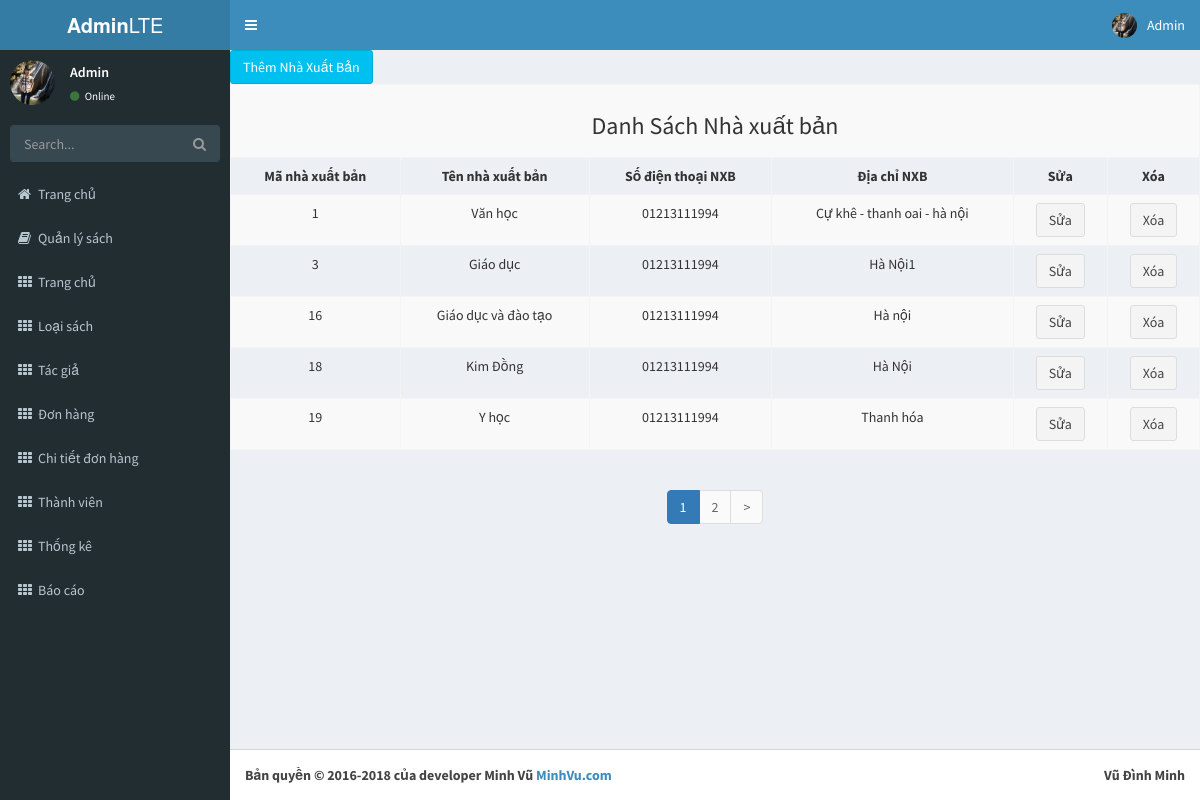
The page /admin/admin.php?sk=nhaxuatban (signed in) on the database its author committed.
### tables this page shows
CREATE TABLE `nhaxuatban` (
  `id_nxb` int(11) NOT NULL,
  `TenNXB` varchar(200) NOT NULL,
  `SDTNXB` varchar(12) NOT NULL,
  `DiaChiNXB` varchar(200) NOT NULL
);

### admin/admin.php (called while the page is built)
<?php
    include_once 'controller/c_admin.php';
?>

### admin/controller/c_nha_xuat_ban.php (called while the page is built, shortened)
<?php
    Class C_nha_xuat_ban{
        function Hien(){
            if (!isset($_GET['page'])){
                $page = 1;
            }
            else{
                $page = $_GET['page'];
            }
            $hien_nha_xuat_ban = new M_database();
            $row1=$hien_nha_xuat_ban->GetAllpt('nhaxuatban', 5, $page);
            include_once 'view/v_nha_xuat_ban.php';
            $hien_nha_xuat_ban->PhanTrangLoai('nhaxuatban', 5, $page);
        }
    }
    $hien = new C_nha_xuat_ban();
    $method = isset($_GET['method'])?$_GET['method']:'Hien';
    $hien->$method();

### admin/view/v_nha_xuat_ban.php (the view, shortened to what this page needs)
<input type="button" data-page="<?php echo $page ?>" class="sua_nha_xuat_ban btn btn-info" data-toggle="modal" data-target="#myModal" value="Thêm Nhà Xuất Bản">
<div class="row">
<div  class="col-lg-12 col-md-12 col-sm-12 col-xs-12">
    <div class="table_nha_xuat_ban">
        <table style="text-align: center" class="table table-hover table-bordered table-striped" >
            <tr><td colspan="6"><h3>Danh Sách Nhà xuất bản</h3></td></tr>
            <tr >
                <th style="text-align: center">Mã nhà xuất bản</th>
                <th style="text-align: center">Tên nhà xuất bản</th>
                <th style="text-align: center">Số điện thoại NXB</th>
                <th style="text-align: center">Địa chỉ NXB</th>
                <th style="text-align: center">Sửa </th>
                <th style="text-align: center">Xóa</th>
            </tr>
            <?php
            foreach ($row1 as $value ) {
                ?>
                <tr>
                    <td><?php echo $value['id_nxb'] ?></td>
                    <td><?php echo $value['TenNXB']  ?></td>
                    <td><?php echo $value['SDTNXB']  ?></td>
                    <td><?php echo $value['DiaChiNXB']  ?></td>
                    <td>
                        <input type="button" data-page="<?php echo $page ?>" class="sua_nha_xuat_ban btn btn-default" data-id_sua="<?php echo $value['id_nxb'] ?>" name="" data-toggle="modal" data-target="#myModal" value="Sửa">
                    </td>
                    <td>
                        <input type="button" class="xoa_nha_xuat_ban btn btn-default" data-id_xoa="<?php echo $value['id_nxb'] ?>" value="Xóa">
                    </td>
                </tr>
                <?php
            }
            ?>
        </table>
    </div>
</div>
</div>

### admin/view/v_head1.php (shortened to what this page needs)
<!DOCTYPE html>
<html>
    <head>
        <link href="../public/css/styleadmin.css" rel="stylesheet" type="text/css"/>
        <link rel="stylesheet" href="../public/css/bootstrap.min.css">
        <link rel="stylesheet" href="../public/css/font-awesome.min.css">
        <link rel="stylesheet" href="../public/css/AdminLTE.min.css">
        <link rel="stylesheet" href="../public/css/_all-skins.min.css">
    </head>
    <body class="hold-transition skin-blue sidebar-mini">
        <div class="wrapper">
            <header class="main-header">
                <a href="?sk=sach" class="logo">
                    <span class="logo-lg"><b>Admin</b>LTE</span>
                </a>
                <nav class="navbar navbar-static-top">
                    <a href="#" class="sidebar-toggle" data-toggle="offcanvas" role="button">
                    </a>
                    <div class="navbar-custom-menu">
                        <ul class="nav navbar-nav">
                            <li class="dropdown user user-menu">
                                <a href="#" class="dropdown-toggle" data-toggle="dropdown">
                                    <img src="../public/images/admin.jpg" class="user-image" alt="User Image">
                                    <span class="hidden-xs"><?php echo $_SESSION['admin'] ?></span>
                                </a>
                            </li>
                        </ul>
                    </div>
                </nav>
            </header>
            <aside class="main-sidebar">
                <section class="sidebar">
                    <div class="user-panel">
                        <div class="pull-left image">
                            <img src="../public/images/admin.jpg" class="img-circle" alt="User Image">
                        </div>
                        <div class="pull-left info">
                            <p><?php echo $_SESSION['admin'] ?></p>
                            <a href="#"><i class="fa fa-circle text-success"></i> Online</a>
                        </div>
                    </div>
                    <form action="#" method="get" class="sidebar-form">
                        <div class="input-group">
                            <input type="text" name="q" class="form-control" placeholder="Search...">
                            <span class="input-group-btn">
                                <button type="submit" name="search" id="search-btn" class="btn btn-flat"><i class="fa fa-search"></i>
                                </button>
                            </span>
                        </div>
                    </form>
                    <ul class="sidebar-menu">
                        <li><a href="#"><i class="fa fa-home"></i><span>Trang chủ</span></a></li>
                        <li><a href="?sk=sach"><i class="fa fa-book"></i><span>Quản lý sách</span></a></li>
                        <li><a href="?sk=nhaxuatban"><i class="fa fa-th"></i><span>Trang chủ</span></a></li>
                        <li><a href="?sk=loaisach"><i class="fa fa-th"></i><span>Loại sách</span></a></li>
                        <li><a href="?sk=tacgia"><i class="fa fa-th"></i><span>Tác giả</span></a></li>
                        <li><a href="?sk=donhang"><i class="fa fa-th"></i><span>Đơn hàng</span></a></li>
                        <li><a href=""><i class="fa fa-th"></i><span>Chi tiết đơn hàng</span></a></li>
                        <li><a href="?sk=taikhoan"><i class="fa fa-th"></i><span>Thành viên</span></a></li>
                        <li><a href=""><i class="fa fa-th"></i><span>Thống kê</span></a></li>
                        <li><a href=""><i class="fa fa-th"></i><span>Báo cáo</span></a></li>
                    </ul>
                </section>
            </aside>
            <div class="content-wrapper right_col" id="right1">

### admin/controller/c_admin.php (shortened to what this page needs)
<?php
    include_once 'view/v_head1.php';
    include_once 'model/m_database.php';
    if(!isset($_GET['sk'])){
        include_once 'controller/c_sach.php';
    }
    else {
        $sk=$_GET['sk'];
        switch ($sk)
        {
            case 'nhaxuatban':
                include_once 'controller/c_nha_xuat_ban.php';
                break;
        }
    }
    include_once 'view/v_footer1.php';
?>

### admin/model/m_database.php (shortened to what this page needs)
<?php
    class M_database{
        private $__conn;
        function __construct() {
            if (!isset($this->__conn)){
            $this->__conn = mysqli_connect("localhost", "root", "", "bansach");
            mysqli_query($this->__conn, "set names utf8");
            }
        }
        function GetAllpt($table,$limit,$page){
            $sql = 'select * from '.$table.' limit '.$limit*($page-1).','.$limit;
            $query =  mysqli_query($this->__conn, $sql);
            $result = array();
            while ($row =  mysqli_fetch_assoc($query)){
                $result[] = $row;
            }
            return $result;
        }
        function PhanTrangLoai($table,$limit,$page){
            $sql1 = 'select * from '.$table;
            $query1 = mysqli_query($this->__conn, $sql1);
            $tongdong = mysqli_num_rows($query1);
            $sotrang = ceil($tongdong/$limit);
            $trangsau = $page + 1;
            $hientrang ="<div class='phantrang'><ul class='pagination'>";
            for($i=1; $i <= $sotrang;$i++)
            {
                if($i==$page) $phantrang2 = 'active';
                else $phantrang2 = '';
                $hientrang .= " <li class='".$phantrang2."'><a href='?sk=".$table."&method=Hien&page=".$i."' data-id='".$i."' class=' pt".$table."'>".$i."</a></li> ";
            }
            if($page<$sotrang){
            $hientrang.="<li><a href='?sk=".$table."&method=Hien&page=".$trangsau."' data-id='".$trangsau."' class=' pt".$table."'>></a></li>";
            }
            $hientrang .="</ul></div>";
            echo $hientrang;
        }
    }

### admin/view/v_footer1.php (shortened to what this page needs)
            </div>
            <footer class="main-footer">
                <div class="pull-right hidden-xs">
                    <b>Vũ Đình Minh</b>
                </div>
                <strong>Bản quyền &copy; 2016-2018 của developer Minh Vũ <a href="#"> MinhVu.com</a></strong>
            </footer>
        </div>
    </body>
</html>

### public/css/styleadmin.css (style rules this page uses)
.phantrang { margin: 0 auto; text-align: center; }

### rows shown on the page
nhaxuatban: id_nxb "1", TenNXB "Văn học", SDTNXB "01213111994", DiaChiNXB "Cự khê - thanh oai - hà nội"
nhaxuatban: id_nxb "3", TenNXB "Giáo dục", SDTNXB "01213111994", DiaChiNXB "Hà Nội1"
nhaxuatban: id_nxb "16", TenNXB "Giáo dục và đào tạo", SDTNXB "01213111994", DiaChiNXB "Hà nội"
nhaxuatban: id_nxb "18", TenNXB "Kim Đồng", SDTNXB "01213111994", DiaChiNXB "Hà Nội"
nhaxuatban: id_nxb "19", TenNXB "Y học", SDTNXB "01213111994", DiaChiNXB "Thanh hóa"

### other values the page prints
$_SESSION['admin'] "Admin"
